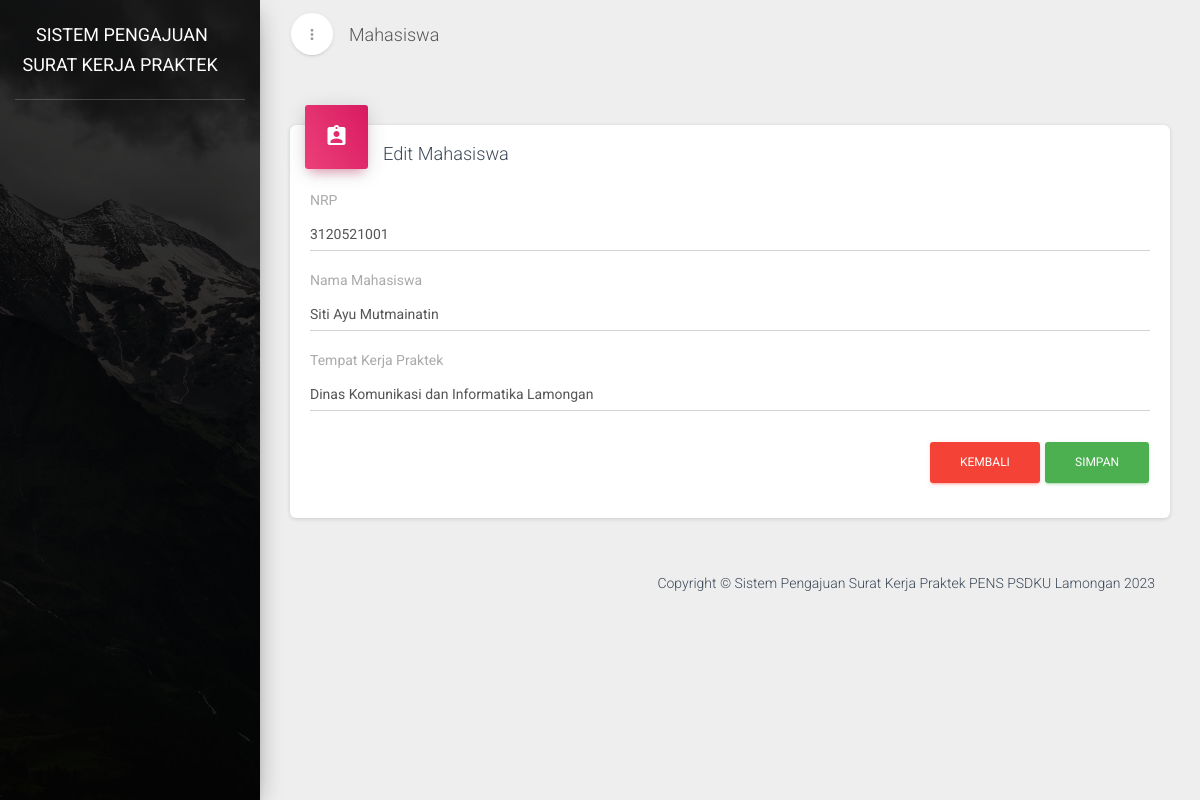
Page /penduduk/edit/3120521001 on the committed database.
### tables this page shows
CREATE TABLE `penduduk` (
  `nik` varchar(20) NOT NULL,
  `nama` varchar(100) NOT NULL,
  `nrp_mhs_2` varchar(50) NOT NULL,
  `nama_mhs_2` varchar(100) NOT NULL,
  `nrp_mhs_3` varchar(50) NOT NULL,
  `nama_mhs_3` varchar(100) NOT NULL,
  `no_hp` varchar(100) NOT NULL,
  `tmpt_lhr` varchar(50) NOT NULL,
  `tgl_lhr` date NOT NULL,
  `pekerjaan` varchar(50) NOT NULL,
  `alamat` varchar(100) NOT NULL,
  `rt` int(11) NOT NULL,
  `rw` int(11) NOT NULL,
  `status_mhs` tinyint(1) NOT NULL DEFAULT 0
);

### application/controllers/Penduduk.php (called while the page is built, shortened)
<?php
class Penduduk extends CI_Controller
{
    public function __construct()
    {
        $this->load->helper(array('form', 'url'));
        $this->load->library('form_validation');
        $this->load->model('dashboard_model', 'dashboard');
        $this->load->model('M_Penduduk');
    }
    public function edit($id)
    {
        $this->form_validation->set_rules('nik', 'NIK', 'required|trim');
        $this->form_validation->set_rules('nama', 'Nama', 'required|trim');
        $this->form_validation->set_rules('no_hp', 'No Hp', 'required|trim');
        if ($this->form_validation->run() == FALSE) {
            $judul = [
                'title' => 'Mahasiswa',
                'sub_title' => 'Edit Mahasiswa',
                'notifikasiBaak' => $this->dashboard->total_rows_baak(),
                'notifikasiKoor' => $this->dashboard->total_rows_koor(),
                'notifikasiSurat' => $this->dashboard->total_rows_surat()
            ];
            $data['penduduk'] = $this->db->get_where('penduduk', ['nik' => $id])->row_array();
            $this->load->view('templates/header', $judul);
            $this->load->view('penduduk/edit', $data);
            $this->load->view('templates/footer');
        }
    }
}

### index.php (called while the page is built, shortened)
<?php
require_once BASEPATH.'core/CodeIgniter.php';

### application/views/penduduk/edit.php (the view, shortened to what this page needs)
<div class="content">
    <div class="container-fluid">
        <div class="row">
            <div class="col-md-12">
                <div class="card">
                    <?php echo form_open_multipart(); ?>
                    <div class="card-header card-header-icon" data-background-color="rose">
                        <i class="material-icons">assignment_ind</i>
                    </div>
                    <div class="card-content">
                        <h4 class="card-title">Edit Mahasiswa</h4>
                        <div class="form-group">
                            <label class="label-control">NRP</label>
                            <input class="form-control" name="nik" id="nik" type="text" value="<?= $penduduk['nik']; ?>" />
                        </div>
                        <div class="form-group">
                            <label class="label-control">Nama Mahasiswa</label>
                            <input class="form-control" name="nama" id="nama" type="text" value="<?= $penduduk['nama']; ?>" />
                        </div>
                        <div class="form-group">
                            <label class="label-control">Tempat Kerja Praktek</label>
                            <input class="form-control" name="no_hp" id="no_hp" type="text" value="<?= $penduduk['no_hp']; ?>" />
                        </div>
                        <div class="category form-category">
                            <div class="form-footer text-right">
                                <a href="<?= base_url() ?>penduduk" class="btn btn-danger btn-fill">Kembali</a>
                                <button type="submit" class="btn btn-success btn-fill">simpan</button>
                            </div>
                        </div>
                        </form>
                    </div>
                </div>
            </div>
        </div>
    </div>

### rows in the picture
penduduk: nik "3120521001", nama "Siti Ayu Mutmainatin", no_hp "Dinas Komunikasi dan Informatika Lamongan"

### other values in the picture
$title "Mahasiswa"
